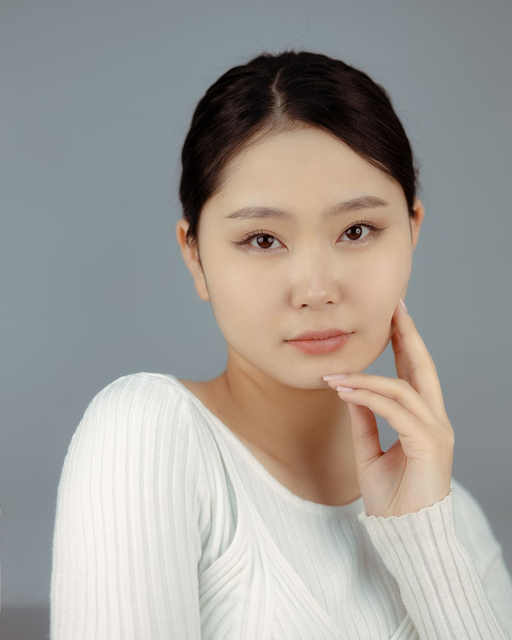
#> input picture project3/public/asian_1.png, 512 x 640 px
$ python colorspace_split.py
#> lines starting #> are read from the running program, lines starting #| are printed output that depends on the picture; after the words box and inside, x2 and y2 are one past the last pixel; in counts of white or black regions, pixels touching at a corner belong together
#> in main, image is the input picture: PIL image 512x640 RGB; mean R, G, B 162, 157.7, 152.1
"""亚洲人脸肤色分割演示。

用法：手动修改下面「演示参数」里的 IMAGE_PATH / SPLIT 常量，然后运行
``python project3/colorspace_split.py``。每次只保留一个常量，其余候选写在注释里。

推荐组合：
    asian_1.png  -> YCbCrEllipseSplit()
    asian_6.png  -> YCbCrBoxSplit()
    asian_13.png -> HSVSplit()
"""

from abc import ABC, abstractmethod
from pathlib import Path

import matplotlib.pyplot as plt
import numpy as np
from PIL import Image


# ---------------------------------------------------------------------------
# 颜色空间转换
# ---------------------------------------------------------------------------


def _as_float_rgb(img: np.ndarray) -> np.ndarray:
    """返回 (H, W, 3) 的 float32 RGB 数组。"""
    rgb = np.asarray(img)
    if rgb.ndim == 2:
        rgb = np.repeat(rgb[..., None], 3, axis=-1)
    if rgb.shape[-1] == 4:
        rgb = rgb[..., :3]
    if rgb.shape[-1] != 3:
        raise ValueError(f"expected 3 or 4 channels, got shape {rgb.shape}")
    return rgb.astype(np.float32, copy=False)


# [8 lines left out: function rgb_to_ycbcr, not called in this run]


def rgb_to_hsv(img: np.ndarray) -> np.ndarray:
    """HSV，色相为角度 [0, 360)，饱和度/明度为 [0, 1]。"""
    rgb = _as_float_rgb(img) / 255.0
    r, g, b = rgb[..., 0], rgb[..., 1], rgb[..., 2]
    maximum = rgb.max(axis=-1)
    minimum = rgb.min(axis=-1)
    delta = maximum - minimum

    hue = np.zeros_like(maximum)
    nonzero = delta > 1e-8
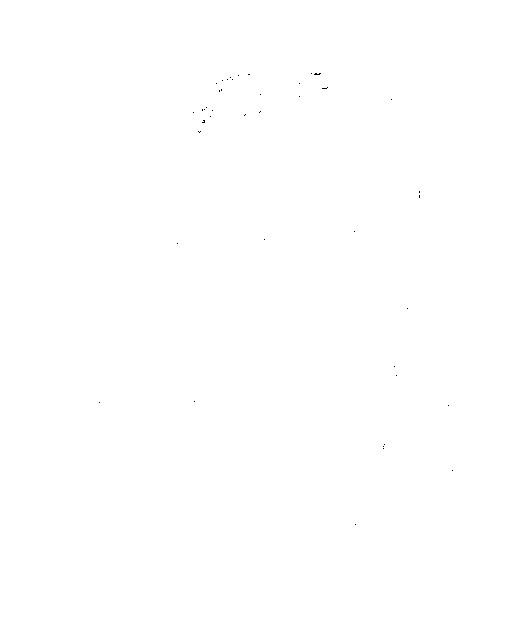
#> nonzero: shape (640, 512) bool; 100% white; black in thin lines or dots, all inside (x1, y1, x2, y2) = (99, 73, 453, 525)
    red = nonzero & (maximum == r)
#> red: shape (640, 512) bool; 45.6% white; 123 white regions (111 under 20 px), largest, box (x1, y1, x2, y2) and area: (175, 50, 485, 640) 119129, (53, 389, 227, 640) 29420, (0, 628, 21, 640) 154
    green = nonzero & (maximum == g)
#> green: shape (640, 512) bool; 10% white; 480 white regions (450 under 20 px), largest, box (x1, y1, x2, y2) and area: (285, 472, 512, 640) 16976, (50, 371, 239, 640) 12824, (183, 430, 192, 472) 236
    blue = nonzero & (maximum == b)
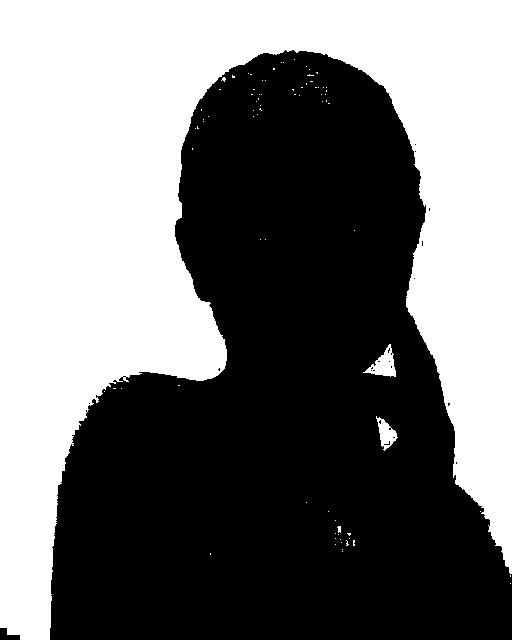
#> blue: shape (640, 512) bool; 46.3% white; 79 white regions (75 under 20 px), largest, box (x1, y1, x2, y2) and area: (0, 0, 512, 640) 150576, (363, 344, 396, 377) 492, (376, 416, 398, 451) 362, (337, 526, 341, 533) 21
    hue[red] = ((g[red] - b[red]) / delta[red]) % 6.0
    hue[green] = (b[green] - r[green]) / delta[green] + 2.0
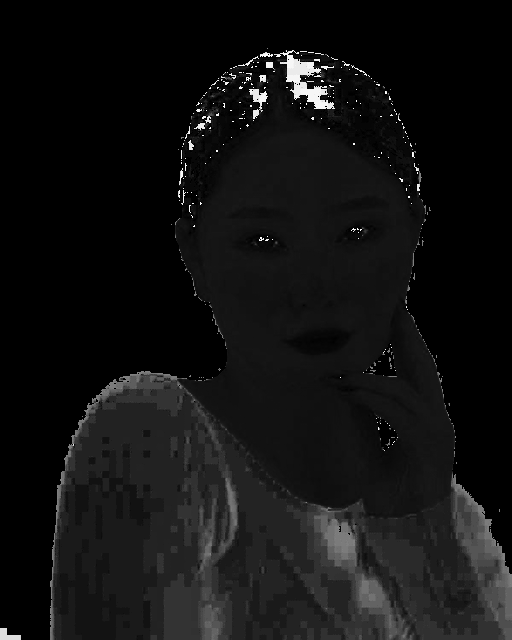
#> hue: shape (640, 512) float32; min 0, max 5.95, mean 0.415; drawn with min black and max white
    hue[blue] = (r[blue] - g[blue]) / delta[blue] + 4.0
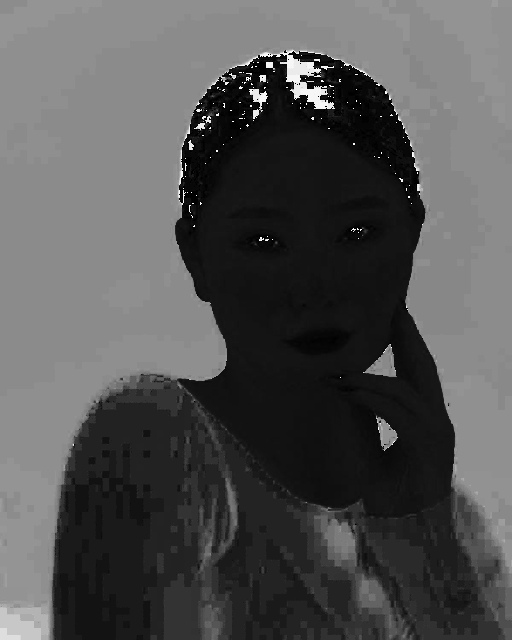
#> hue: shape (640, 512) float32; min 0, max 5.95, mean 1.94; drawn with min black and max white
    hue *= 60.0

    saturation = np.zeros_like(maximum)
    np.divide(delta, maximum, out=saturation, where=maximum > 1e-8)
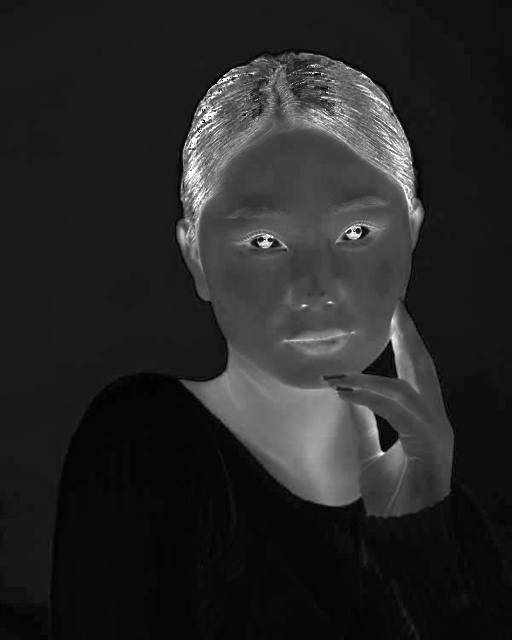
#> saturation: shape (640, 512) float32; min 0, max 1, mean 0.151
    return np.stack((hue, saturation, maximum), axis=-1)


# [40 lines left out: functions _srgb_to_linear, rgb_to_lab, rgb_to_chromaticity, not called in this run]


# ---------------------------------------------------------------------------
# 分割判据
# ---------------------------------------------------------------------------


class Split(ABC):
    @abstractmethod
    def mask(self, img: np.ndarray) -> np.ndarray: ...


class SphereSplit(Split):
    """RGB 欧氏球：||p - avg|| < thres。"""

    def __init__(self, avg: np.ndarray | None = None, thres: float = 100) -> None:
        self.avg = avg
        self.thres = thres

    # [4 lines left out: function mask, not called in this run]


class YCbCrBoxSplit(Split):
    """YCbCr 矩形框。"""

    # [20 lines left out: functions __init__, mask, not called in this run]


class YCbCrEllipseSplit(Split):
    """Cb/Cr 平面内的旋转椭圆。"""

    # [22 lines left out: functions __init__, mask, not called in this run]


class HSVSplit(Split):
    """HSV 矩形框。"""

    def __init__(
        self,
        hue_range: tuple[float, float] = (0, 50),
        saturation_range: tuple[float, float] = (0.10, 0.75),
        value_range: tuple[float, float] = (0.20, 1.0),
    ) -> None:
        self.hue_range = hue_range
        self.saturation_range = saturation_range
        self.value_range = value_range

    def mask(self, img: np.ndarray) -> np.ndarray:
        hue, saturation, value = np.moveaxis(rgb_to_hsv(img), -1, 0)
        return (
            (hue >= self.hue_range[0])
            & (hue <= self.hue_range[1])
            & (saturation >= self.saturation_range[0])
            & (saturation <= self.saturation_range[1])
            & (value >= self.value_range[0])
            & (value <= self.value_range[1])
        )
#> returned value: shape (640, 512) bool; 23.4% white; 104 white regions (100 under 20 px), largest, box (x1, y1, x2, y2) and area: (176, 72, 455, 519) 76245, (379, 86, 389, 99) 27, (364, 553, 367, 566) 26, (411, 624, 415, 631) 22


class LabEllipseSplit(Split):
    """CIELAB a*/b* 平面内的旋转椭圆。"""

    # [26 lines left out: functions __init__, mask, not called in this run]


class ChromaticitySplit(Split):
    """归一化 RGB 矩形框。"""

    # [20 lines left out: functions __init__, mask, not called in this run]


# ---------------------------------------------------------------------------
# 后处理与输出
# ---------------------------------------------------------------------------


def median_filter_mask(mask: np.ndarray, size: int = 5) -> np.ndarray:
    """5x5 多数投票中值滤波；边界采用 edge padding。"""
#> called with size = 5
    if size <= 1:
        return mask
    if size % 2 == 0:
        raise ValueError(f"median size must be odd, got {size}")
    pad = size // 2
    padded = np.pad(mask.astype(np.uint8), pad, mode="edge")
#> padded: shape (644, 516); values 0 (black) and 1 (white), 23.1% white; 104 white regions (99 under 20 px), largest, box (x1, y1, x2, y2) and area: (178, 74, 457, 521) 76245, (381, 88, 391, 101) 27, (366, 555, 369, 568) 26, (413, 626, 417, 633) 22, (418, 637, 421, 644) 20
    windows = np.lib.stride_tricks.sliding_window_view(padded, (size, size))
    return windows.mean(axis=(-1, -2)) > 0.5
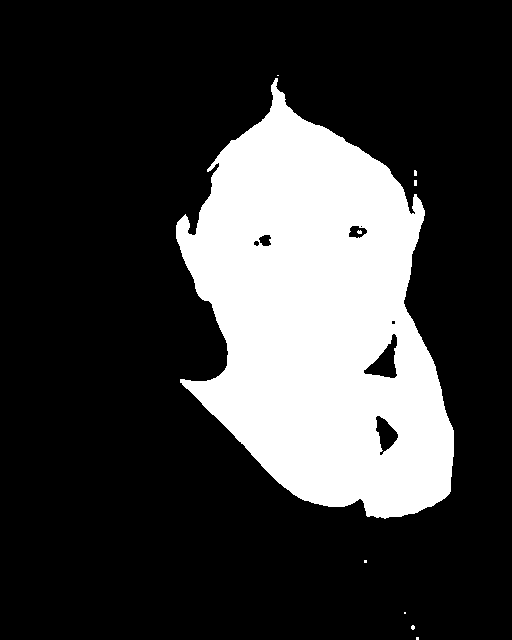
#> returned value: shape (640, 512) bool; 23.3% white; 9 white regions (8 under 20 px), largest, box (x1, y1, x2, y2) and area: (176, 78, 454, 519) 76271


def colorspace_split(
    img: Image.Image,
    split: Split,
    median_size: int | None = None,
) -> Image.Image:
    """掩膜外的像素置黑；alpha 原样透传。"""
#> called with median_size = 5
    view = np.array(img.convert("RGB"))
    has_alpha = img.mode in ("RGBA", "LA") or "transparency" in img.info
#> has_alpha = False
    mask = split.mask(view)
    if median_size is not None:
        mask = median_filter_mask(mask, median_size)
    output = np.where(mask[..., None], view, 0).astype(np.uint8)
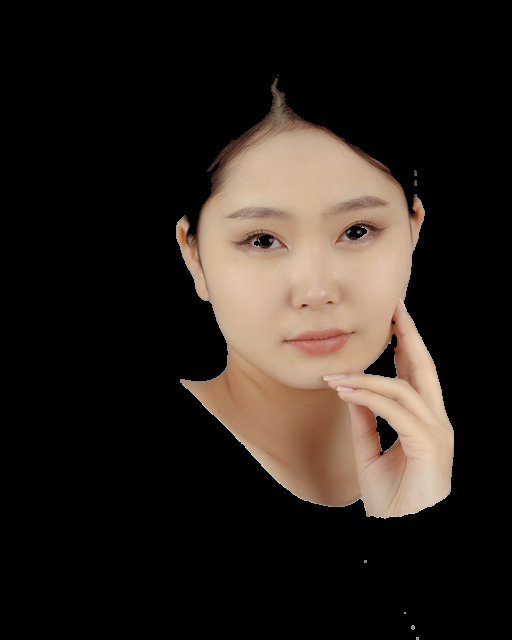
#> output: shape (640, 512, 3); mean R, G, B 43.5, 35.5, 29.5
    if not has_alpha:
        return Image.fromarray(output)
    alpha = np.array(img.convert("RGBA"))[..., 3]
    return Image.fromarray(np.dstack((output, alpha)))


PROJECT_DIR = Path(__file__).resolve().parent

# Recommended Splits
# asian_1.png => YCbCrEllipseSplit()
# asian_6.png => YCbCrBoxSplit()
# asian_13.png => HSVSplit()

IMAGE_PATH = PROJECT_DIR / "public/asian_1.png"
# [5 lines of commented-out code are left out]
SPLIT = HSVSplit()
# [5 lines of commented-out code are left out]
MEDIAN_SIZE = 5


def main() -> None:
    image = Image.open(IMAGE_PATH)
    rgb = np.array(image.convert("RGB"))
    mask = SPLIT.mask(rgb)
    if MEDIAN_SIZE > 1:
        mask = median_filter_mask(mask, MEDIAN_SIZE)
    result = colorspace_split(image, SPLIT, MEDIAN_SIZE)

    split_name = type(SPLIT).__name__
    print(f"{IMAGE_PATH} | {split_name} | {mask.mean():.2%} pixels selected")
#| project3/public/asian_1.png | HSVSplit | 23.30% pixels selected

    fig, axes = plt.subplots(1, 3, figsize=(12, 5))
    axes[0].imshow(image)
    axes[0].set_title("input")
    axes[1].imshow(mask, cmap="gray")
    axes[1].set_title("mask")
    axes[2].imshow(result)
    axes[2].set_title(f"{split_name} output")
    for ax in axes:
        ax.axis("off")
    fig.tight_layout()
    plt.show()


if __name__ == "__main__":
    main()

$ run again, with project3/public/asian_6.png copied over project3/public/asian_1.png
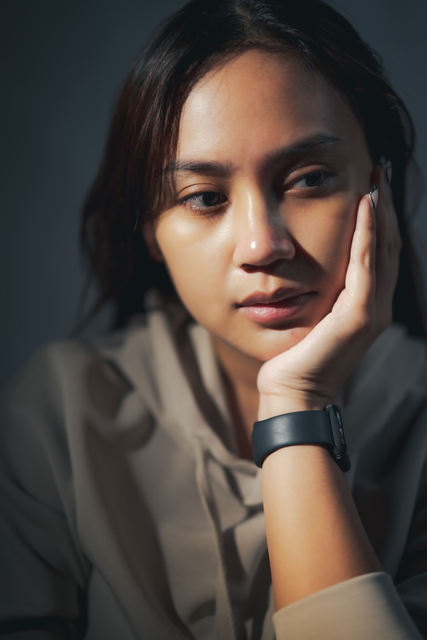
#> input picture project3/public/asian_6.png, 427 x 640 px
#> in main, image is the input picture: PIL image 427x640 RGB; mean R, G, B 78.1, 69.3, 63.8
#> in rgb_to_hsv, `nonzero = delta > 1e-8`:
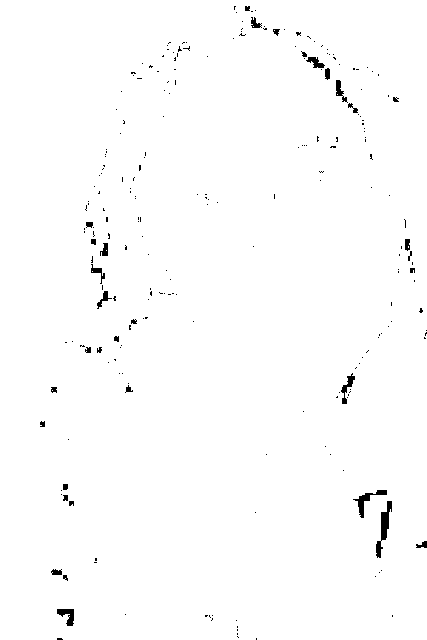
#> nonzero: shape (640, 427) bool; 99% white; 238 black regions (204 under 20 px), largest, box (x1, y1, x2, y2) and area: (376, 501, 392, 558) 335, (353, 490, 387, 518) 230, (57, 609, 74, 626) 164
#> red: shape (640, 427) bool; 55.2% white; 79 black regions (66 under 20 px), largest, box (x1, y1, x2, y2) and area: (0, 0, 427, 640) 120711, (296, 171, 336, 186) 325, (317, 131, 338, 148) 244
#> green: shape (640, 427) bool; 5.2% white; 466 white regions (440 under 20 px), largest, box (x1, y1, x2, y2) and area: (17, 288, 160, 640) 11369, (251, 620, 264, 640) 162, (371, 578, 391, 615) 159
#> blue: shape (640, 427) bool; 40.3% white; 225 white regions (213 under 20 px), largest, box (x1, y1, x2, y2) and area: (0, 0, 244, 640) 64575, (239, 0, 427, 640) 43437, (51, 415, 71, 473) 554
#> padded: shape (644, 431); values 0 (black) and 1 (white), 41.2% white; 109 white regions (98 under 20 px), largest, box (x1, y1, x2, y2) and area: (74, 48, 402, 644) 112673, (286, 167, 324, 187) 291, (142, 79, 167, 137) 278
#> has_alpha = False
#> in colorspace_split, `output = np.where(mask[..., None], view, 0).astype(np.uint8)`:
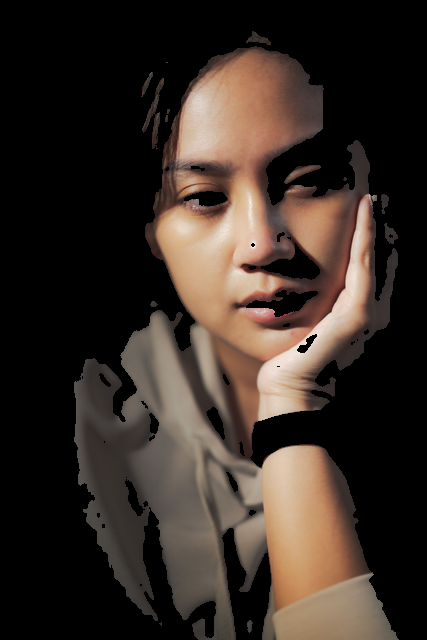
#> output: shape (640, 427, 3); mean R, G, B 56.1, 45.5, 38.5
#| project3/public/asian_1.png | HSVSplit | 41.83% pixels selected

$ run again, with project3/public/asian_13.png copied over project3/public/asian_1.png
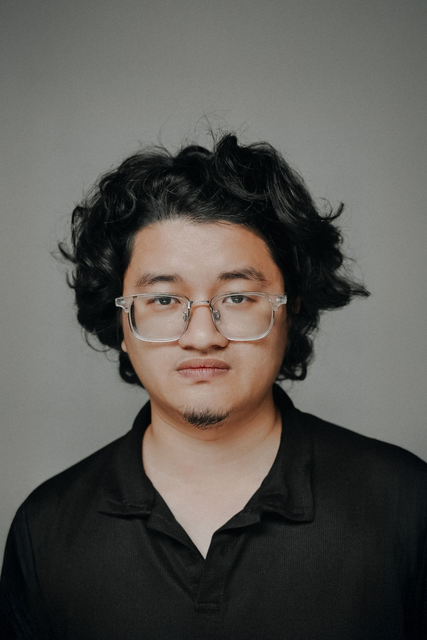
#> input picture project3/public/asian_13.png, 427 x 640 px
#> in main, image is the input picture: PIL image 427x640 RGB; mean R, G, B 89.8, 87.1, 82.5
#> nonzero: shape (640, 427) bool; 100% white; black in thin lines or dots, all inside (x1, y1, x2, y2) = (119, 228, 296, 556)
#> red: shape (640, 427) bool; 15.8% white; 239 white regions (236 under 20 px), largest, box (x1, y1, x2, y2) and area: (114, 205, 293, 558) 42692, (292, 296, 301, 313) 103, (0, 500, 6, 512) 66
#> green: shape (640, 427) bool; 69.6% white; 46 black regions (27 under 20 px), largest, box (x1, y1, x2, y2) and area: (76, 170, 427, 640) 68292, (0, 440, 142, 640) 8648, (216, 137, 290, 194) 1990
#> blue: shape (640, 427) bool; 16% white; 218 white regions (198 under 20 px), largest, box (x1, y1, x2, y2) and area: (273, 386, 427, 640) 12710, (142, 137, 348, 380) 11181, (0, 440, 143, 640) 9047
#> in rgb_to_hsv, `hue[blue] = (r[blue] - g[blue]) / delta[blue] + 4.0`:
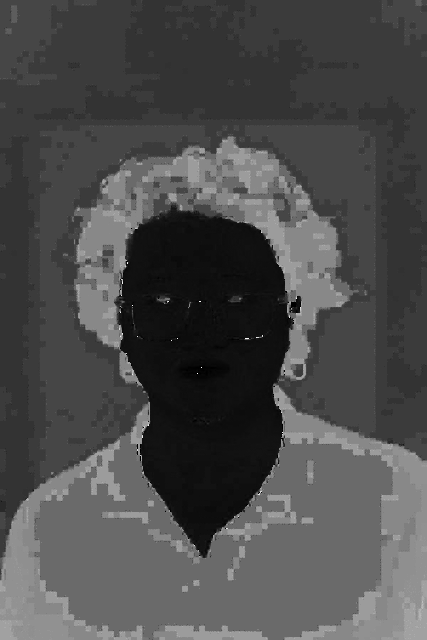
#> hue: shape (640, 427) float32; min 0, max 5.99, mean 1.79; drawn with min black and max white
#> padded: shape (644, 431); values 0 (black) and 1 (white), 14.5% white; 16 white regions (15 under 20 px), largest, box (x1, y1, x2, y2) and area: (122, 211, 289, 538) 40253
#> has_alpha = False
#> in colorspace_split, `output = np.where(mask[..., None], view, 0).astype(np.uint8)`:
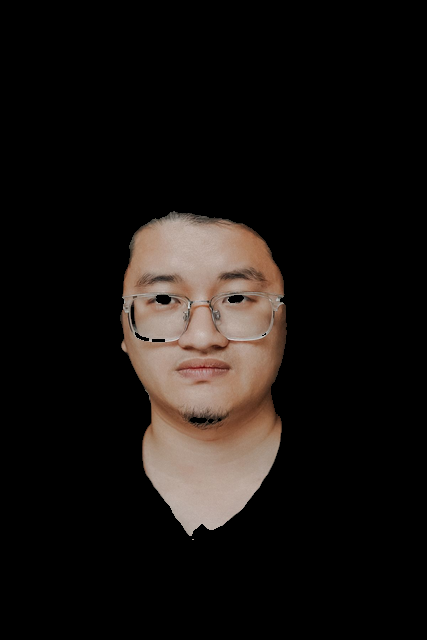
#> output: shape (640, 427, 3); mean R, G, B 23.7, 19.3, 16.8
#| project3/public/asian_1.png | HSVSplit | 14.86% pixels selected
